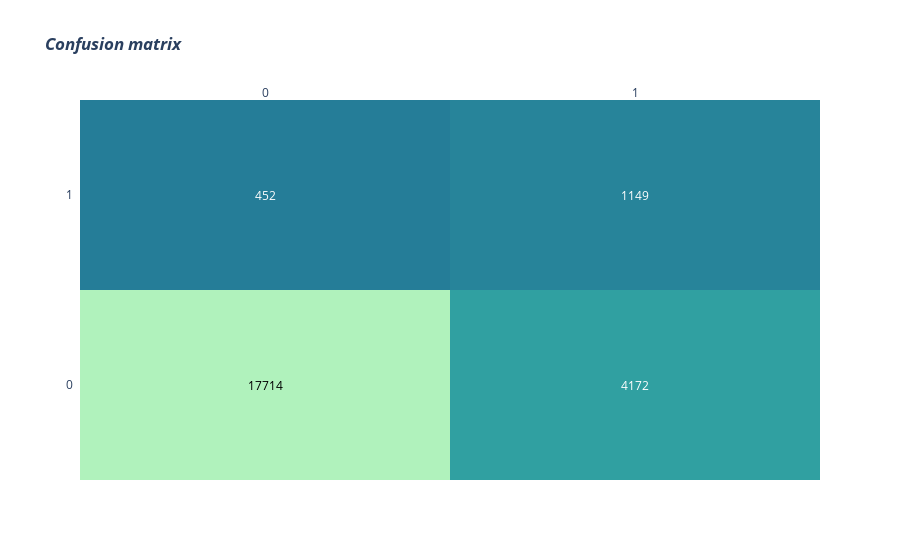
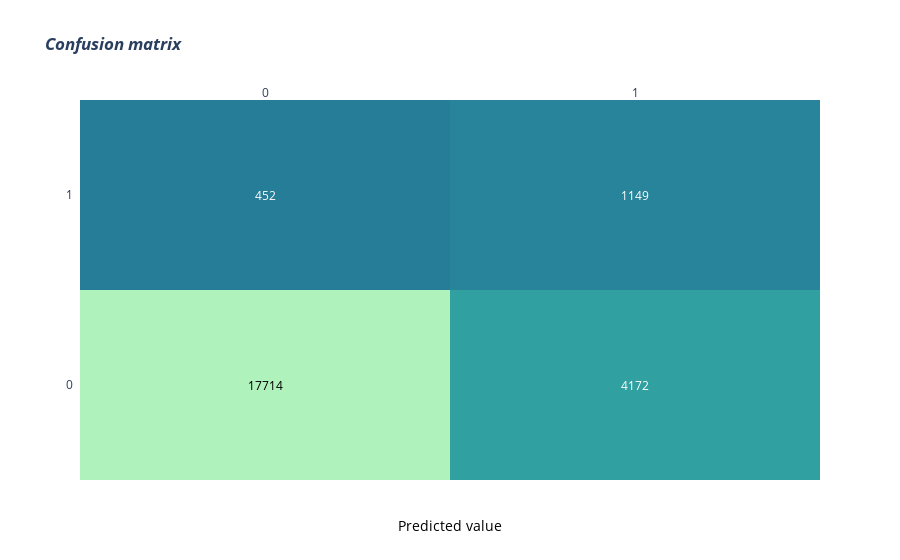
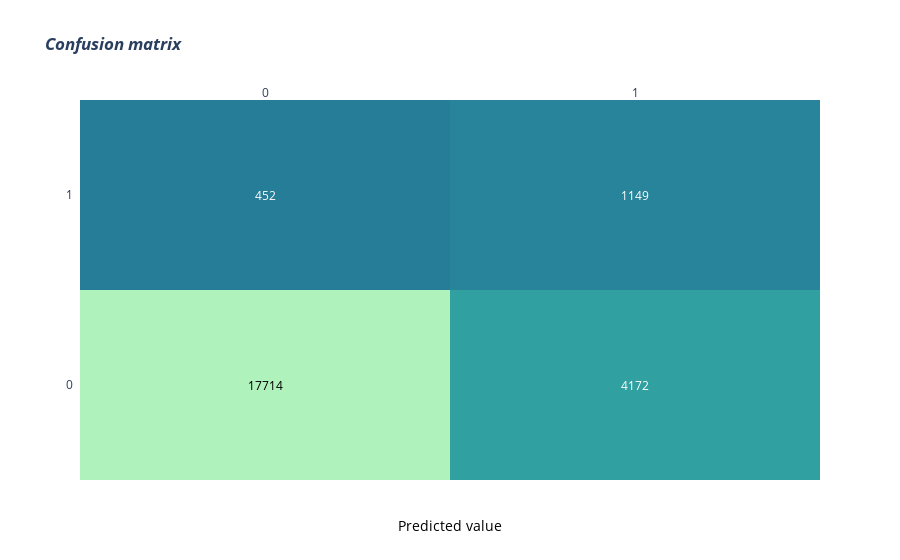
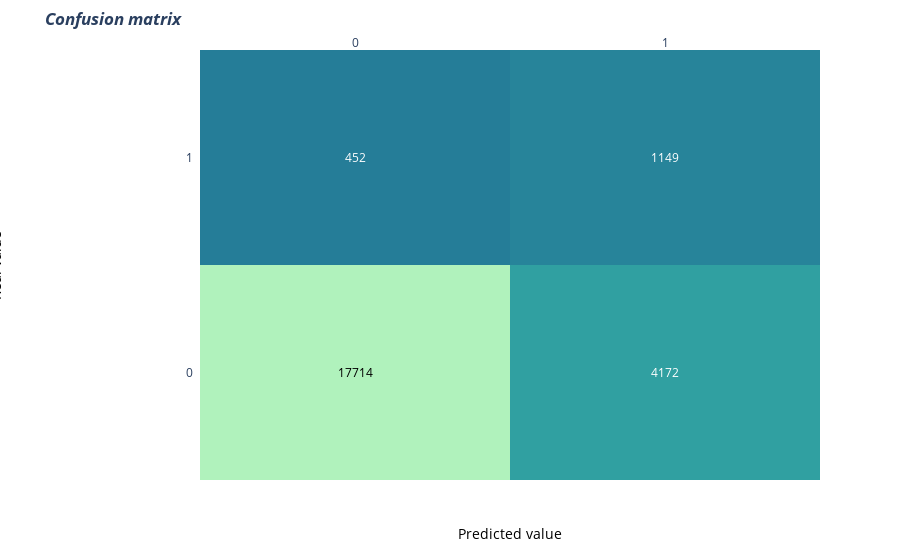

The cell these charts' notebook holds for them, in order:
### Markdown cell above
## Confusion Metrics

### Code cell
import plotly.figure_factory as ff

y_pred = clf_model.predict(X_test)
conf_metrics =  metrics.confusion_matrix(y_test,y_pred)
x = ['0','1']
y =  ['0','1']

# change each element of z to type string for annotations
z_text = [[str(y) for y in x] for x in conf_metrics]

# set up figure 
fig = ff.create_annotated_heatmap(conf_metrics, x=x, y=y, colorscale='tealgrn_r')

# add title
fig.update_layout(title_text='<i><b>Confusion matrix</b></i>',
                  #xaxis = dict(title='x'),
                  #yaxis = dict(title='x')
                 )

# add custom xaxis title
fig.add_annotation(dict(font=dict(color="black",size=14),
                        x=0.5,
                        y=-0.15,
                        showarrow=False,
                        text="Predicted value",
                        xref="paper",
                        yref="paper"))

# add custom yaxis title
fig.add_annotation(dict(font=dict(color="black",size=14),
                        x=-0.35,
                        y=0.5,
                        showarrow=False,
                        text="Real value",
                        textangle=-90,
                        xref="paper",
                        yref="paper"))

# adjust margins to make room for yaxis title
fig.update_layout(margin=dict(t=50, l=200))

### Figure 1 — Plotly figure (JSON) as saved in the notebook; plotly's stock layout.template omitted (floating-point values rounded to 4 significant figures)
{"data": [{"colorscale": [[0, "rgb(37, 125, 152)"], [0.1667, "rgb(44, 152, 160)"], [0.3333, "rgb(56, 178, 163)"], [0.5, "rgb(76, 200, 163)"], [0.6667, "rgb(103, 219, 165)"], [0.8333, "rgb(137, 232, 172)"], [1, "rgb(176, 242, 188)"]], "reversescale": false, "showscale": false, "type": "heatmap", "x": ["0", "1"], "y": ["0", "1"], "z": [[17714, 4172], [452, 1149]]}], "layout": {"annotations": [{"font": {"color": "#000000"}, "showarrow": false, "text": "17714", "x": "0", "xref": "x", "y": "0", "yref": "y"}, {"font": {"color": "#FFFFFF"}, "showarrow": false, "text": "4172", "x": "1", "xref": "x", "y": "0", "yref": "y"}, {"font": {"color": "#FFFFFF"}, "showarrow": false, "text": "452", "x": "0", "xref": "x", "y": "1", "yref": "y"}, {"font": {"color": "#FFFFFF"}, "showarrow": false, "text": "1149", "x": "1", "xref": "x", "y": "1", "yref": "y"}], "autosize": true, "title": {"text": "<i><b>Confusion matrix</b></i>"}, "xaxis": {"autorange": true, "dtick": 1, "gridcolor": "rgb(0, 0, 0)", "range": [-0.5, 1.5], "side": "top", "ticks": "", "type": "category"}, "yaxis": {"autorange": true, "dtick": 1, "range": [-0.5, 1.5], "ticks": "", "ticksuffix": "  ", "type": "category"}}}

### Figure 2 — Plotly figure (JSON) as saved in the notebook; plotly's stock layout.template omitted (floating-point values rounded to 4 significant figures)
{"data": [{"colorscale": [[0, "rgb(37, 125, 152)"], [0.1667, "rgb(44, 152, 160)"], [0.3333, "rgb(56, 178, 163)"], [0.5, "rgb(76, 200, 163)"], [0.6667, "rgb(103, 219, 165)"], [0.8333, "rgb(137, 232, 172)"], [1, "rgb(176, 242, 188)"]], "reversescale": false, "showscale": false, "type": "heatmap", "x": ["0", "1"], "y": ["0", "1"], "z": [[17714, 4172], [452, 1149]]}], "layout": {"annotations": [{"font": {"color": "#000000"}, "showarrow": false, "text": "17714", "x": "0", "xref": "x", "y": "0", "yref": "y"}, {"font": {"color": "#FFFFFF"}, "showarrow": false, "text": "4172", "x": "1", "xref": "x", "y": "0", "yref": "y"}, {"font": {"color": "#FFFFFF"}, "showarrow": false, "text": "452", "x": "0", "xref": "x", "y": "1", "yref": "y"}, {"font": {"color": "#FFFFFF"}, "showarrow": false, "text": "1149", "x": "1", "xref": "x", "y": "1", "yref": "y"}, {"font": {"color": "black", "size": 14}, "showarrow": false, "text": "Predicted value", "x": 0.5, "xref": "paper", "y": -0.15, "yref": "paper"}], "autosize": true, "title": {"text": "<i><b>Confusion matrix</b></i>"}, "xaxis": {"autorange": true, "dtick": 1, "gridcolor": "rgb(0, 0, 0)", "range": [-0.5, 1.5], "side": "top", "ticks": "", "type": "category"}, "yaxis": {"autorange": true, "dtick": 1, "range": [-0.5, 1.5], "ticks": "", "ticksuffix": "  ", "type": "category"}}}

### Figure 3 — Plotly figure (JSON) as saved in the notebook; plotly's stock layout.template omitted (floating-point values rounded to 4 significant figures)
{"data": [{"colorscale": [[0, "rgb(37, 125, 152)"], [0.1667, "rgb(44, 152, 160)"], [0.3333, "rgb(56, 178, 163)"], [0.5, "rgb(76, 200, 163)"], [0.6667, "rgb(103, 219, 165)"], [0.8333, "rgb(137, 232, 172)"], [1, "rgb(176, 242, 188)"]], "reversescale": false, "showscale": false, "type": "heatmap", "x": ["0", "1"], "y": ["0", "1"], "z": [[17714, 4172], [452, 1149]]}], "layout": {"annotations": [{"font": {"color": "#000000"}, "showarrow": false, "text": "17714", "x": "0", "xref": "x", "y": "0", "yref": "y"}, {"font": {"color": "#FFFFFF"}, "showarrow": false, "text": "4172", "x": "1", "xref": "x", "y": "0", "yref": "y"}, {"font": {"color": "#FFFFFF"}, "showarrow": false, "text": "452", "x": "0", "xref": "x", "y": "1", "yref": "y"}, {"font": {"color": "#FFFFFF"}, "showarrow": false, "text": "1149", "x": "1", "xref": "x", "y": "1", "yref": "y"}, {"font": {"color": "black", "size": 14}, "showarrow": false, "text": "Predicted value", "x": 0.5, "xref": "paper", "y": -0.15, "yref": "paper"}, {"font": {"color": "black", "size": 14}, "showarrow": false, "text": "Real value", "textangle": -90, "x": -0.35, "xref": "paper", "y": 0.5, "yref": "paper"}], "autosize": true, "title": {"text": "<i><b>Confusion matrix</b></i>"}, "xaxis": {"autorange": true, "dtick": 1, "gridcolor": "rgb(0, 0, 0)", "range": [-0.5, 1.5], "side": "top", "ticks": "", "type": "category"}, "yaxis": {"autorange": true, "dtick": 1, "range": [-0.5, 1.5], "ticks": "", "ticksuffix": "  ", "type": "category"}}}

### Figure 4 — Plotly figure (JSON) as saved in the notebook; plotly's stock layout.template omitted (floating-point values rounded to 4 significant figures)
{"data": [{"colorscale": [[0, "rgb(37, 125, 152)"], [0.1667, "rgb(44, 152, 160)"], [0.3333, "rgb(56, 178, 163)"], [0.5, "rgb(76, 200, 163)"], [0.6667, "rgb(103, 219, 165)"], [0.8333, "rgb(137, 232, 172)"], [1, "rgb(176, 242, 188)"]], "reversescale": false, "showscale": false, "type": "heatmap", "x": ["0", "1"], "y": ["0", "1"], "z": [[17714, 4172], [452, 1149]]}], "layout": {"annotations": [{"font": {"color": "#000000"}, "showarrow": false, "text": "17714", "x": "0", "xref": "x", "y": "0", "yref": "y"}, {"font": {"color": "#FFFFFF"}, "showarrow": false, "text": "4172", "x": "1", "xref": "x", "y": "0", "yref": "y"}, {"font": {"color": "#FFFFFF"}, "showarrow": false, "text": "452", "x": "0", "xref": "x", "y": "1", "yref": "y"}, {"font": {"color": "#FFFFFF"}, "showarrow": false, "text": "1149", "x": "1", "xref": "x", "y": "1", "yref": "y"}, {"font": {"color": "black", "size": 14}, "showarrow": false, "text": "Predicted value", "x": 0.5, "xref": "paper", "y": -0.15, "yref": "paper"}, {"font": {"color": "black", "size": 14}, "showarrow": false, "text": "Real value", "textangle": -90, "x": -0.35, "xref": "paper", "y": 0.5, "yref": "paper"}], "autosize": true, "margin": {"l": 200, "t": 50}, "title": {"text": "<i><b>Confusion matrix</b></i>"}, "xaxis": {"autorange": true, "dtick": 1, "gridcolor": "rgb(0, 0, 0)", "range": [-0.5, 1.5], "side": "top", "ticks": "", "type": "category"}, "yaxis": {"autorange": true, "dtick": 1, "range": [-0.5, 1.5], "ticks": "", "ticksuffix": "  ", "type": "category"}}}
